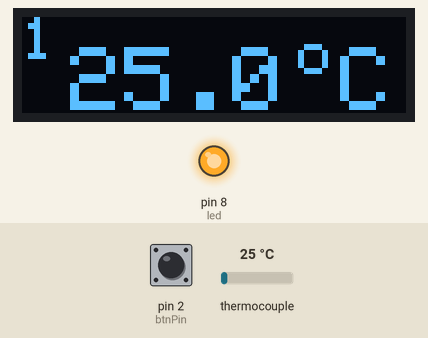
Bench run of a sketch on a simulated Arduino Uno, built with avr-gcc and run on an emulated ATmega328P. Parts: 128×32 one-colour display, output pins drawn as LEDs (lit = HIGH). The test bench sets the inputs (shaded band); at power-on: thermocouple 25 °C, pin 2 (btnPin) HIGH. The display library's start-up logo is not drawn; what the sketch prints to the serial monitor is not drawn.

Above: at 5.6 s.
5.7 s: thermocouple set to 6 °C
13.2 s: thermocouple set to 75 °C
At 20.5 s:
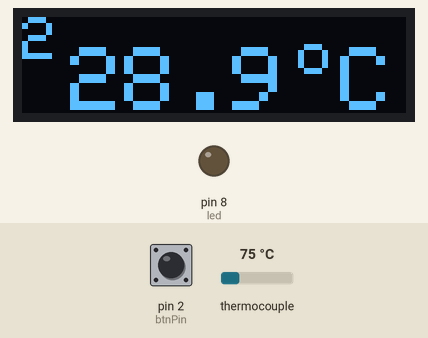
20.7 s: pin 2 (btnPin) pulled LOW for 0.15 s
At 21.4 s:
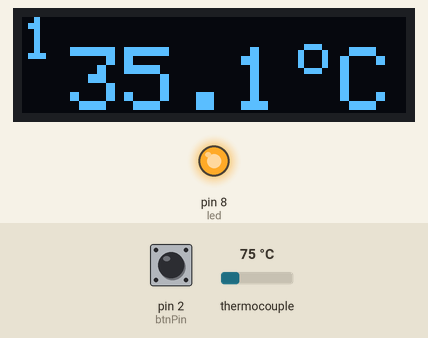
22.3 s: pin 2 (btnPin) pulled LOW for 1 s
At 23.8 s:
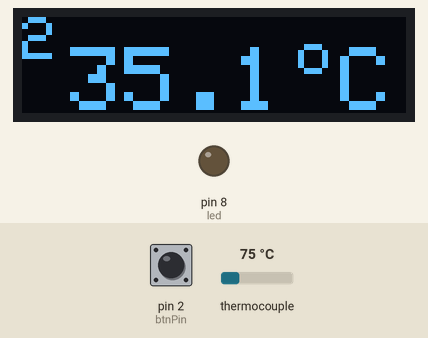
24.8 s: pin 2 (btnPin) pulled LOW for 3.2 s
At 25.7 s:
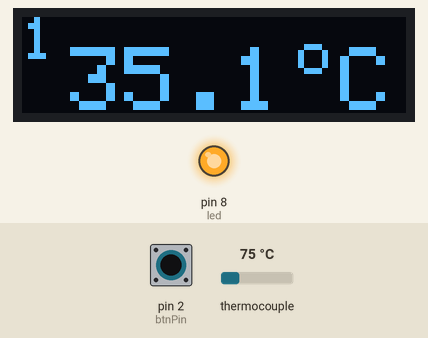
29.5 s: thermocouple set to 150 °C
Timing chart, 0 to 32.5 s (numbered marks = the images above; inputs shaded):
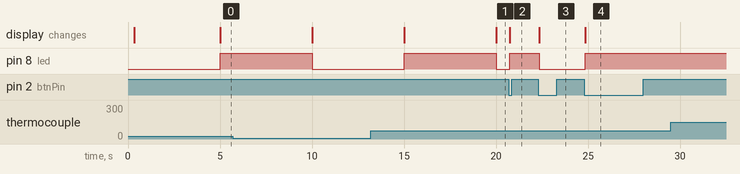

The sketch:

nowifi.ino
```cpp
#include <Adafruit_MAX31865.h>

#include "button.h"

#define TEMP_READ_PERIOD_MS 5000
#define DISPLAY_CYCLE_PERIOD_MS 5000
#define BUTTON_PRESS_CYCLE_PAUSE_MS 15000

const int led = 8;
const int btnPin = 2;

int temp[2];

// Use software SPI: CS, DI, DO, CLK
//Adafruit_MAX31865 thermo = Adafruit_MAX31865(D8, D7, D6, D5); // 10k pulldown on D8
Adafruit_MAX31865 thermo1 = Adafruit_MAX31865(27, 26, 15, 14);
Adafruit_MAX31865 thermo2 = Adafruit_MAX31865(28, 26, 15, 14);

Button btn = Button(btnPin);

void setup(void) {
  Serial.begin(115200);
  delay(300);
  Serial.println();

  pinMode(0, OUTPUT);
  digitalWrite(0, 0); // gnd for button
  pinMode(led, OUTPUT);
  digitalWrite(led, 0);

  thermo1.begin(MAX31865_3WIRE);
  thermo2.begin(MAX31865_3WIRE);

  display_init();
}

void loop(void) {
  uint32_t now = millis();

  btn.poll();
  if (btn.press) Serial.println("Pressed");
  if (btn.release) Serial.println("Released");

  static uint32_t tempT = TEMP_READ_PERIOD_MS;
  static int tempCh = 0;
  if ((now - tempT) >= TEMP_READ_PERIOD_MS) {
    temp[tempCh] = read_temperature(tempCh);
    tempCh ++;
    if (tempCh >= 2) {
      tempT = now;
      tempCh = 0;
    }
  }

  static uint32_t dispT = 0;
  static int disp = 0;
  static uint32_t period = DISPLAY_CYCLE_PERIOD_MS;
  if ( ((now - dispT) >= period) || btn.press ) {
    dispT = now;
    period = btn.press ? BUTTON_PRESS_CYCLE_PAUSE_MS : DISPLAY_CYCLE_PERIOD_MS;

    switch (disp) {
      case 0:
        display_temp(0);
        break;
      case 1:
        display_temp(1);
        break;
      default:
        break;
    }

    disp ++;
    disp %= 2;

    digitalWrite(led, !digitalRead(led));
  }
}
```

button.cpp
```cpp
#include "button.h"
#ifdef __AVR
#include <avr/pgmspace.h>
#elif defined(ESP8266)
#include <pgmspace.h>
#endif

#include <stdlib.h>

bool Button::isDown(void) {
  return digitalRead(pin) == LOW;
}

void Button::poll(void) {
  uint32_t now = millis();
  Button::poll(now);
}

void Button::poll(uint32_t now) {
  if ((now - t) > 2) {
    t = now;
    bool b = Button::isDown();

    uint8_t lMask = mask;
    mask <<= 1;
    if (b)
      mask |= 1;

    press = ((mask == 0xFF) && (lMask != 0xFF));
    release = ((mask == 0x00) && (lMask != 0x00));
  }
  else {
    press = false;
    release = false;
  }
}
```

button.h
```cpp
#ifndef __BUTTON_H__
#define __BUTTON_H__

#include <stdint.h>
#include <Arduino.h>

class Button {
  public:
    Button(const int p) {
      pin = p;
      pinMode(pin, INPUT_PULLUP);
    }
    bool press;
    bool release;
    bool isDown(void);
    void poll(void);
    void poll(uint32_t now);
  private:
    int pin;
    uint32_t t;
    uint8_t mask;
};

#endif
```

display.ino
```cpp
#include <SPI.h>
#include <Wire.h>
#include <Adafruit_GFX.h>
#include <Adafruit_SSD1306.h>

#define SCREEN_WIDTH 128 // OLED display width, in pixels
#define SCREEN_HEIGHT 32 // OLED display height, in pixels
#define OLED_RESET     -1 // Reset pin # (or -1 if sharing Arduino reset pin)
#define SCREEN_ADDRESS 0x3C ///< See datasheet for Address; 0x3D for 128x64, 0x3C for 128x32
Adafruit_SSD1306 display(SCREEN_WIDTH, SCREEN_HEIGHT, &Wire, OLED_RESET);

void display_init() {
  // SSD1306_SWITCHCAPVCC = generate display voltage from 3.3V internally
  if(!display.begin(SSD1306_SWITCHCAPVCC, SCREEN_ADDRESS)) {
    Serial.println(F("SSD1306 allocation failed"));
    for(;;); // Don't proceed, loop forever
  }

  // show initial display buffer contents on the screen
  display.display();
}

void display_temp(uint8_t s) {
  /*Serial.print(s);
  Serial.print(' ');
  Serial.println(temp[s]);*/
  display.clearDisplay();
  display.setTextSize(2);      // Normal 1:1 pixel scale
  display.setTextColor(SSD1306_WHITE); // Draw white text
  display.cp437(true);         // Use full 256 char 'Code Page 437' font

  display.setCursor(0, 0);
  display.print(s + 1);
  display.setTextSize(3);      // Normal 1:1 pixel scale

  char buff[64];
  int blen;
  int t = temp[s] / 10;
  int dt;
  if (temp[s] >= 0)
    dt = temp[s] - t * 10;
  else
    dt = -temp[s] + t * 10;
  if ((t >= 100) || (t <= -10))
    sprintf(buff, "%d C", t);
  else
    sprintf(buff, "%d.%01d C", t, dt);
  blen = strlen(buff);
  int xs = 70 - blen*9;
  display.setCursor(xs, 10);     // Start at top-left corner
  display.print(buff);

  display.setTextSize(2);
  display.setCursor(xs + blen*18 - 32, 5);
  display.print("o");

  display.display();
}

void display_wifi(char *ssid, IPAddress ip) {
  display.clearDisplay();
  display.setTextSize(1);      // Normal 1:1 pixel scale
  display.setTextColor(SSD1306_WHITE); // Draw white text
  display.cp437(true);         // Use full 256 char 'Code Page 437' font

  char buff[32];
  int blen;
  //IPAddress ip = WiFi.localIP();
  sprintf(buff, "%d.%d.%d.%d", ip[0], ip[1], ip[2], ip[3]);
  blen = strlen(buff);
  display.setCursor(64 - blen*3, 20);     // Start at top-left corner
  display.print(buff);

  sprintf(buff, "%s", ssid);
  blen = strlen(buff);
  display.setCursor(64 - blen*3, 4);     // Start at top-left corner
  display.print(buff);

  display.display();
}

void display_single_line(int siz, char *str) {
  display.clearDisplay();
  display.setTextSize(siz);
  display.setTextColor(SSD1306_WHITE);
  display.cp437(true);

  int blen = strlen(str);
  display.setCursor(64 - blen * 3 * siz, 16 - 4 * siz);
  display.print(str);

  display.display();
}

void display_connecting() {
  char buff[32];
  sprintf(buff, "Connecting");
  display_single_line(2, buff);
}

void display_apmode() {
  char buff[32];
  sprintf(buff, "AP mode");
  display_single_line(2, buff);
}
```

temp.ino
```cpp
// The value of the Rref resistor. Use 430.0 for PT100 and 4300.0 for PT1000
#define RREF      430.0
// The 'nominal' 0-degrees-C resistance of the sensor
// 100.0 for PT100, 1000.0 for PT1000
#define RNOMINAL  100.0

#define AVGLEN 8

int read_temperature(uint8_t s) {
  static float f1[AVGLEN];
  static float f2[AVGLEN];
  static int p1 = 0, p2 = 0;
  static bool first1 = true, first2 = true;

  if (s > 1) return 0;

  float t;
  uint16_t rtd;
  if (s == 0) {
    rtd = thermo1.readRTD();
    t = thermo1.temperature(RNOMINAL, RREF);
    if (first1) {
      for (int i=0; i<AVGLEN; i++)
        f1[i] = t;
      first1 = false;
    }
    else {
      f1[p1] = t;
      p1 += 1;
      p1 %= AVGLEN;
    }
    t = 0.0;
    for (int i=0; i<AVGLEN; i++)
      t += f1[i];
    t /= AVGLEN;
  }
  else {
    rtd = thermo2.readRTD();
    t = thermo2.temperature(RNOMINAL, RREF);
    if (first2) {
      for (int i=0; i<AVGLEN; i++)
        f2[i] = t;
      first2 = false;
    }
    else {
      f2[p2] = t;
      p2 += 1;
      p2 %= AVGLEN;
    }
    t = 0.0;
    for (int i=0; i<AVGLEN; i++)
      t += f2[i];
    t /= AVGLEN;
  }

  int it = round(t * 10);

  Serial.print("Temperature ");
  Serial.print(s + 1);
  Serial.print(" ");
  Serial.print(t);
  Serial.println(" C");

  return it;
}
```

Measured:
- after the input at 20.7 s, pin 8 (led): LOW → HIGH at once; the display: changes at once (image 2)
- after the input at 22.3 s, pin 8 (led): HIGH → LOW at once; the display: changes at once (image 3)
- after the input at 24.8 s, pin 8 (led): LOW → HIGH at once; the display: changes at once (image 4)
- after the input at 29.5 s, every drawn part: stays the same
